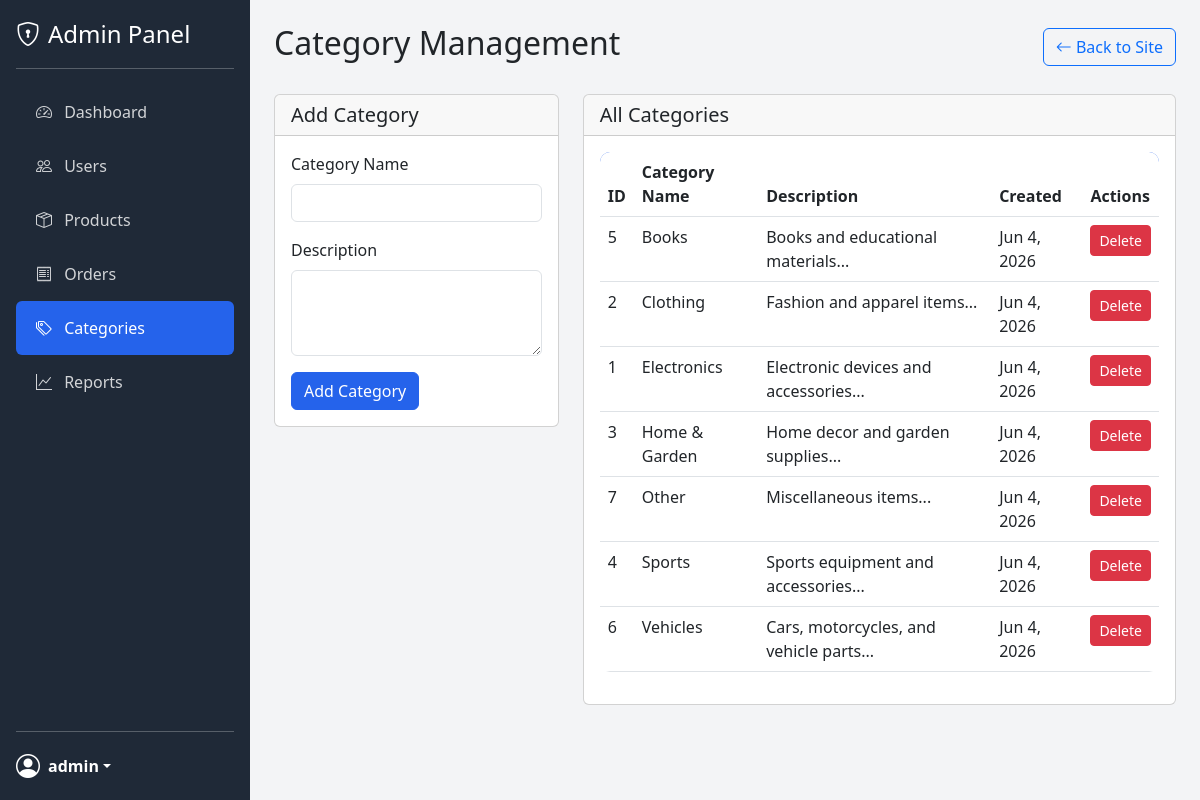
Screenshot of /admin/categories.php (signed in) with the database file from the repository.
### tables this page shows
CREATE TABLE categories (
    category_id INT AUTO_INCREMENT PRIMARY KEY,
    category_name VARCHAR(100) NOT NULL,
    description TEXT,
    parent_id INT DEFAULT NULL,
    created_at TIMESTAMP DEFAULT CURRENT_TIMESTAMP,
    FOREIGN KEY (parent_id) REFERENCES categories(category_id) ON DELETE SET NULL
);

### admin/auth_check.php (called while the page is built, shortened)
<?php
$adminUsername = $_SESSION['username'];
?>

### admin/categories.php (the view, shortened to what this page needs)
<?php
$pageTitle = 'Category Management';
require_once 'header.php';
$query = "SELECT * FROM categories ORDER BY category_name";
$result = $conn->query($query);
?>
<div class="row">
    <div class="col-md-4 mb-4">
        <div class="card">
            <div class="card-header">
                <h5 class="mb-0">Add Category</h5>
            </div>
            <div class="card-body">
                <form action="categories.php" method="POST">
                    <div class="mb-3">
                        <label class="form-label">Category Name</label>
                        <input type="text" class="form-control" name="category_name" required>
                    </div>
                    <div class="mb-3">
                        <label class="form-label">Description</label>
                        <textarea class="form-control" name="description" rows="3"></textarea>
                    </div>
                    <button type="submit" class="btn btn-primary">Add Category</button>
                </form>
            </div>
        </div>
    </div>
    <div class="col-md-8 mb-4">
        <div class="card">
            <div class="card-header">
                <h5 class="mb-0">All Categories</h5>
            </div>
            <div class="card-body">
                <?php if ($result->num_rows > 0): ?>
                    <div class="table-responsive">
                        <table class="table table-hover">
                            <thead>
                                <tr>
                                    <th>ID</th>
                                    <th>Category Name</th>
                                    <th>Description</th>
                                    <th>Created</th>
                                    <th>Actions</th>
                                </tr>
                            </thead>
                            <tbody>
                                <?php while ($category = $result->fetch_assoc()): ?>
                                    <tr>
                                        <td><?php echo $category['category_id']; ?></td>
                                        <td><?php echo htmlspecialchars($category['category_name']); ?></td>
                                        <td><?php echo htmlspecialchars(substr($category['description'] ?? '', 0, 50)); ?>...</td>
                                        <td><?php echo date('M j, Y', strtotime($category['created_at'])); ?></td>
                                        <td>
                                            <form action="categories.php" method="POST" onsubmit="return confirm('Are you sure you want to delete this category?');">
                                                <button type="submit" class="btn btn-sm btn-danger">Delete</button>
                                            </form>
                                        </td>
                                    </tr>
                                <?php endwhile; ?>
                            </tbody>
                        </table>
                    </div>
                <?php else: ?>
                    <p class="text-muted">No categories found.</p>
                <?php endif; ?>
            </div>
        </div>
    </div>
</div>
<?php require_once 'footer.php'; ?>

### admin/header.php (shortened to what this page needs)
<?php
require_once 'auth_check.php';
?>
<!DOCTYPE html>
<html lang="en">
<head>
    <link href="https://cdn.jsdelivr.net/npm/bootstrap@5.3.0/dist/css/bootstrap.min.css" rel="stylesheet">
    <link href="https://cdn.jsdelivr.net/npm/bootstrap-icons@1.10.0/font/bootstrap-icons.css" rel="stylesheet">
    <link rel="stylesheet" href="../assets/css/style.css">
</head>
<body>
    <div class="d-flex">
        <div class="admin-sidebar d-flex flex-column flex-shrink-0 p-3" style="width: 250px;">
            <a href="index.php" class="d-flex align-items-center mb-3 mb-md-0 me-md-auto text-white text-decoration-none">
                <i class="bi bi-shield-lock fs-4 me-2"></i>
                <span class="fs-4">Admin Panel</span>
            </a>
            <hr>
            <ul class="nav nav-pills flex-column mb-auto">
                <li class="nav-item">
                    <a href="index.php" class="nav-link <?php echo basename($_SERVER['PHP_SELF']) == 'index.php' ? 'active' : ''; ?>">
                        <i class="bi bi-speedometer2 me-2"></i> Dashboard
                    </a>
                </li>
                <li>
                    <a href="users.php" class="nav-link <?php echo basename($_SERVER['PHP_SELF']) == 'users.php' ? 'active' : ''; ?>">
                        <i class="bi bi-people me-2"></i> Users
                    </a>
                </li>
                <li>
                    <a href="products.php" class="nav-link <?php echo basename($_SERVER['PHP_SELF']) == 'products.php' ? 'active' : ''; ?>">
                        <i class="bi bi-box-seam me-2"></i> Products
                    </a>
                </li>
                <li>
                    <a href="orders.php" class="nav-link <?php echo basename($_SERVER['PHP_SELF']) == 'orders.php' ? 'active' : ''; ?>">
                        <i class="bi bi-receipt me-2"></i> Orders
                    </a>
                </li>
                <li>
                    <a href="categories.php" class="nav-link <?php echo basename($_SERVER['PHP_SELF']) == 'categories.php' ? 'active' : ''; ?>">
                        <i class="bi bi-tags me-2"></i> Categories
                    </a>
                </li>
                <li>
                    <a href="reports.php" class="nav-link <?php echo basename($_SERVER['PHP_SELF']) == 'reports.php' ? 'active' : ''; ?>">
                        <i class="bi bi-graph-up me-2"></i> Reports
                    </a>
                </li>
            </ul>
            <hr>
            <div class="dropdown">
                <a href="#" class="d-flex align-items-center text-white text-decoration-none dropdown-toggle" id="dropdownUser1" data-bs-toggle="dropdown">
                    <i class="bi bi-person-circle fs-4 me-2"></i>
                    <strong><?php echo htmlspecialchars($adminUsername); ?></strong>
                </a>
            </div>
        </div>
        <div class="flex-grow-1 p-4" style="background-color: #f3f4f6; min-height: 100vh;">
            <div class="d-flex justify-content-between align-items-center mb-4">
                <h2><?php echo $pageTitle ?? 'Dashboard'; ?></h2>
                <a href="../index.php" class="btn btn-outline-primary">
                    <i class="bi bi-arrow-left"></i> Back to Site
                </a>
            </div>

### admin/footer.php (shortened to what this page needs)
        </div>
    </div>
</body>
</html>

### assets/css/style.css (style rules this page uses)
:root { --primary-color: #2563eb; --secondary-color: #1e40af; --accent-color: #f59e0b; --success-color: #10b981; --danger-color: #ef4444; --light-color: #f3f4f6; --dark-color: #1f2937; }
body { font-family: 'Segoe UI', Tahoma, Geneva, Verdana, sans-serif; background-color: var(--light-color); }
.btn-primary { background-color: var(--primary-color); border-color: var(--primary-color); }
.admin-sidebar { background-color: var(--dark-color); min-height: 100vh; color: white; }
.admin-sidebar .nav-link { color: rgba(255,255,255,0.8); padding: 15px 20px; }
.admin-sidebar .nav-link:hover, .admin-sidebar .nav-link.active { background-color: var(--primary-color); color: white; }
.table { background-color: white; border-radius: 10px; overflow: hidden; }
.table thead { background-color: var(--primary-color); color: white; }

### rows the page displays
categories: category_id "5", category_name "Books", description "Books and educational materials", created_at "Jun 4, 2026"
categories: category_id "2", category_name "Clothing", description "Fashion and apparel items", created_at "Jun 4, 2026"
categories: category_id "1", category_name "Electronics", description "Electronic devices and accessories", created_at "Jun 4, 2026"
categories: category_id "3", category_name "Home & Garden", description "Home decor and garden supplies", created_at "Jun 4, 2026"
categories: category_id "7", category_name "Other", description "Miscellaneous items", created_at "Jun 4, 2026"
categories: category_id "4", category_name "Sports", description "Sports equipment and accessories", created_at "Jun 4, 2026"
categories: category_id "6", category_name "Vehicles", description "Cars, motorcycles, and vehicle parts", created_at "Jun 4, 2026"

### other values shown
$adminUsername "admin"
$pageTitle "Category Management"
